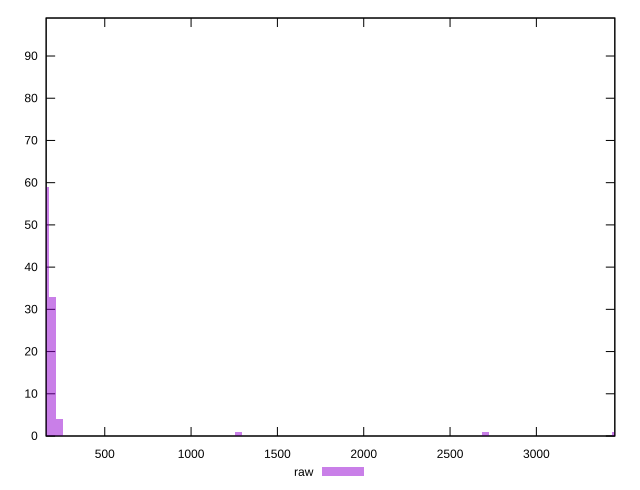

Recreate this plot in gnuplot.
reset

$raw <<EOF
159.07206903908028 59
198.84008629885034 33
238.60810355862043 4
2704.225173664365 1
1272.5765523126422 1
3459.817501599996 1
EOF

set key outside below
set boxwidth 39.76801725977007
set xrange [160.54899999999998:3454.3799999999997]
set yrange [0:99]
set trange [0:99]
set style fill transparent solid 0.5 noborder
set terminal svg size 640, 490 enhanced background rgb 'white'
set output "reports/report_00030_2021-02-24T20-42-31.540Z/server-response-time/samples/card/raw/histogram.svg"

plot $raw title "raw" with boxes

reset
